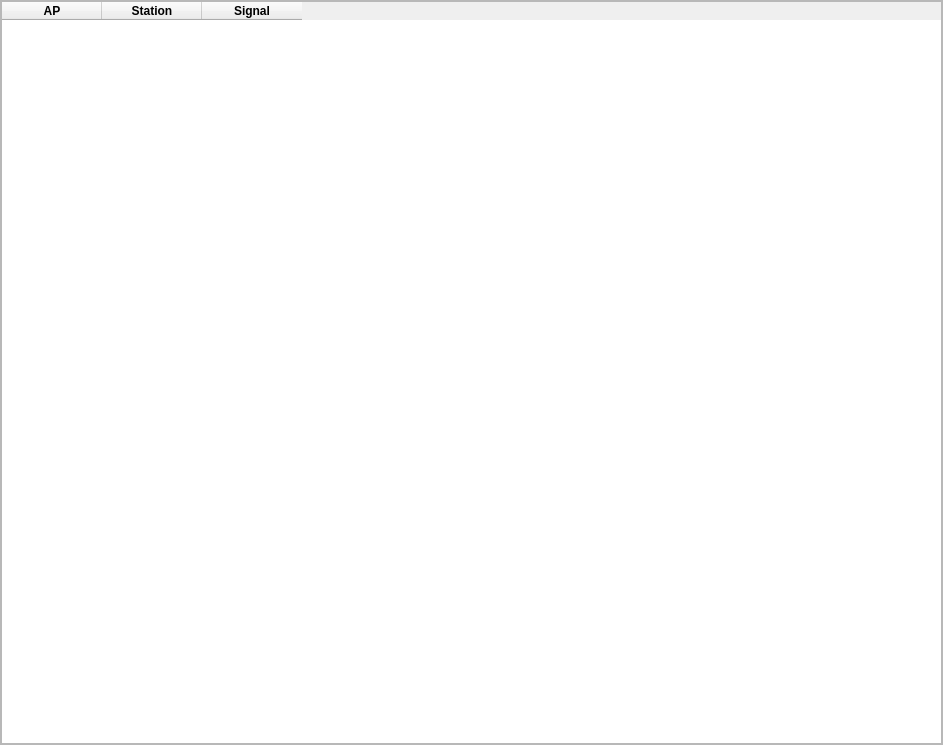
<?xml version="1.0" encoding="UTF-8"?>
<ui version="4.0">
 <class>MainWindow</class>
 <widget class="QMainWindow" name="MainWindow">
  <property name="geometry">
   <rect>
    <x>0</x>
    <y>0</y>
    <width>943</width>
    <height>745</height>
   </rect>
  </property>
  <property name="windowTitle">
   <string>MainWindow</string>
  </property>
  <widget class="QWidget" name="centralwidget">
   <layout class="QVBoxLayout" name="verticalLayout">
    <property name="leftMargin">
     <number>0</number>
    </property>
    <property name="topMargin">
     <number>0</number>
    </property>
    <property name="rightMargin">
     <number>0</number>
    </property>
    <property name="bottomMargin">
     <number>0</number>
    </property>
    <item>
     <widget class="QFrame" name="frame_3">
      <property name="frameShape">
       <enum>QFrame::StyledPanel</enum>
      </property>
      <property name="frameShadow">
       <enum>QFrame::Raised</enum>
      </property>
      <layout class="QVBoxLayout" name="verticalLayout_3">
       <property name="leftMargin">
        <number>0</number>
       </property>
       <property name="topMargin">
        <number>0</number>
       </property>
       <property name="rightMargin">
        <number>0</number>
       </property>
       <property name="bottomMargin">
        <number>0</number>
       </property>
       <item>
        <widget class="QTableWidget" name="tableWidget">
         <property name="cursor" stdset="0">
          <cursorShape>BlankCursor</cursorShape>
         </property>
         <property name="autoScroll">
          <bool>false</bool>
         </property>
         <property name="editTriggers">
          <set>QAbstractItemView::DoubleClicked</set>
         </property>
         <property name="tabKeyNavigation">
          <bool>false</bool>
         </property>
         <property name="showDropIndicator" stdset="0">
          <bool>false</bool>
         </property>
         <property name="dragDropOverwriteMode">
          <bool>false</bool>
         </property>
         <property name="selectionMode">
          <enum>QAbstractItemView::NoSelection</enum>
         </property>
         <property name="selectionBehavior">
          <enum>QAbstractItemView::SelectRows</enum>
         </property>
         <property name="textElideMode">
          <enum>Qt::ElideNone</enum>
         </property>
         <column>
          <property name="text">
           <string>AP</string>
          </property>
          <property name="font">
           <font>
            <weight>75</weight>
            <bold>true</bold>
           </font>
          </property>
         </column>
         <column>
          <property name="text">
           <string>Station</string>
          </property>
          <property name="font">
           <font>
            <weight>75</weight>
            <bold>true</bold>
           </font>
          </property>
         </column>
         <column>
          <property name="text">
           <string>Signal</string>
          </property>
          <property name="font">
           <font>
            <weight>75</weight>
            <bold>true</bold>
           </font>
          </property>
         </column>
        </widget>
       </item>
      </layout>
     </widget>
    </item>
   </layout>
  </widget>
 </widget>
 <resources/>
 <connections/>
</ui>
